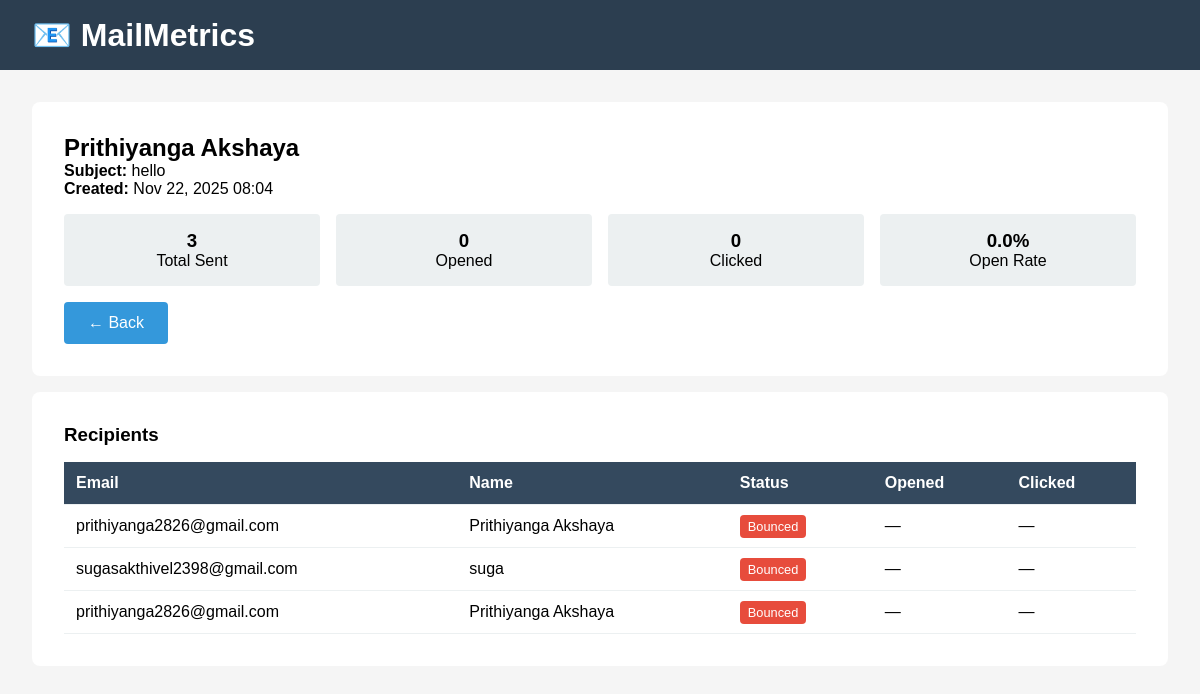
Page /campaigns/1/ on the committed database.
### emails/models.py (models this page shows, shortened)
class Campaign(models.Model):
    STATUS_CHOICES = [
        ("pending", "Pending"),
        ("delivered", "Delivered"),
        ("bounced", "Bounced"),
        ("opened", "Opened"),
        ("clicked", "Clicked"),
    ]
    email = models.EmailField()
    name = models.CharField(max_length=100, null=True, blank=True)
    status = models.CharField(max_length=20, choices=STATUS_CHOICES, default="pending")
    opened = models.BooleanField(default=False)
    clicked = models.BooleanField(default=False)

class Email(models.Model):
    campaign = models.ForeignKey(Campaign, on_delete=models.CASCADE, related_name='emails')
    recipient_email = models.EmailField()
    recipient_name = models.CharField(max_length=200)
    tracking_id = models.UUIDField(default=uuid.uuid4, unique=True, editable=False)
    sent = models.BooleanField(default=False)
    sent_at = models.DateTimeField(null=True, blank=True)
    opened = models.BooleanField(default=False)
    opened_at = models.DateTimeField(null=True, blank=True)
    open_count = models.IntegerField(default=0)
    clicked = models.BooleanField(default=False)
    clicked_at = models.DateTimeField(null=True, blank=True)
    click_count = models.IntegerField(default=0)
    bounced = models.BooleanField(default=False)
    bounced_at = models.DateTimeField(null=True, blank=True)
    bounce_reason = models.TextField(blank=True)
    created_at = models.DateTimeField(auto_now_add=True)
    class Meta:
        ordering = ['-created_at']

### emails/views.py (the view)
# urls.py: path('campaigns/<int:pk>/', views.campaign_detail, name='campaign_detail'),
def campaign_detail(request, pk):
    campaign = get_object_or_404(Campaign, pk=pk)
    emails = campaign.emails.all()
    stats = campaign.get_stats()
    context = {
        'campaign': campaign,
        'emails': emails,
        'stats': stats,
    }
    return render(request, 'campaign_detail.html', context)

### emails/models.py (called while the page is built)
    def get_stats(self):
        total = self.emails.count()
        opened = self.emails.filter(opened=True).count()
        clicked = self.emails.filter(clicked=True).count()
        bounced = self.emails.filter(bounced=True).count()
        return {
            'total': total,
            'opened': opened,
            'clicked': clicked,
            'bounced': bounced,
            'open_rate': (opened / total * 100) if total > 0 else 0,
            'click_rate': (clicked / total * 100) if total > 0 else 0,
            'bounce_rate': (bounced / total * 100) if total > 0 else 0,
        }

### emails/templates/campaign_detail.html (shortened to what this page needs)
<!DOCTYPE html>
<html>
<head>
</head>
<body>
    <div class="navbar">
        <h1>📧 MailMetrics</h1>
    </div>
    <div class="container">
        <div class="card">
            <h2>{{ campaign.name }}</h2>
            <p><strong>Subject:</strong> {{ campaign.subject }}</p>
            <p><strong>Created:</strong> {{ campaign.created_at|date:"M d, Y H:i" }}</p>
            <div class="stats">
                <div class="stat-item">
                    <h3>{{ stats.total }}</h3>
                    <p>Total Sent</p>
                </div>
                <div class="stat-item">
                    <h3>{{ stats.opened }}</h3>
                    <p>Opened</p>
                </div>
                <div class="stat-item">
                    <h3>{{ stats.clicked }}</h3>
                    <p>Clicked</p>
                </div>
                <div class="stat-item">
                    <h3>{{ stats.open_rate|floatformat:1 }}%</h3>
                    <p>Open Rate</p>
                </div>
            </div>
            <a href="{% url 'campaign_list' %}" class="btn">← Back</a>
        </div>
        <div class="card">
            <h3>Recipients</h3>
            <table>
                <thead>
                    <tr>
                        <th>Email</th>
                        <th>Name</th>
                        <th>Status</th>
                        <th>Opened</th>
                        <th>Clicked</th>
                    </tr>
                </thead>
                <tbody>
                    {% for email in emails %}
                    <tr>
                        <td>{{ email.recipient_email }}</td>
                        <td>{{ email.recipient_name }}</td>
                        <td>
                            {% if email.bounced %}
                            <span class="badge badge-danger">Bounced</span>
                            {% elif email.sent %}
                            <span class="badge badge-success">Sent</span>
                            {% else %}
                            <span class="badge badge-warning">Pending</span>
                            {% endif %}
                        </td>
                        <td>{% if email.opened %}✓ ({{ email.open_count }}x){% else %}—{% endif %}</td>
                        <td>{% if email.clicked %}✓ ({{ email.click_count }}x){% else %}—{% endif %}</td>
                    </tr>
                    {% endfor %}
                </tbody>
            </table>
        </div>
    </div>
</body>
</html>

### emails/templates/campaign_detail.html (style rules this page uses)
* { margin: 0; padding: 0; box-sizing: border-box; }
body { font-family: Arial, sans-serif; background: #f5f5f5; }
.navbar { background: #2c3e50; color: white; padding: 1rem 2rem; }
.container { max-width: 1200px; margin: 2rem auto; padding: 0 2rem; }
.card { background: white; padding: 2rem; border-radius: 8px; margin-bottom: 1rem; }
.stats { display: grid; grid-template-columns: repeat(auto-fit, minmax(150px, 1fr)); gap: 1rem; margin: 1rem 0; }
.stat-item { padding: 1rem; background: #ecf0f1; border-radius: 4px; text-align: center; }
table { width: 100%; border-collapse: collapse; margin-top: 1rem; }
th, td { padding: 0.75rem; text-align: left; border-bottom: 1px solid #ecf0f1; }
th { background: #34495e; color: white; }
.badge { padding: 0.25rem 0.5rem; border-radius: 4px; font-size: 0.8rem; }
.badge-danger { background: #e74c3c; color: white; }
.btn { display: inline-block; padding: 0.75rem 1.5rem; background: #3498db; color: white; text-decoration: none; border-radius: 4px; margin-right: 0.5rem; }

### rows in the picture
Campaign: name "Prithiyanga Akshaya", subject "hello", created_at "Nov 22, 2025 08:04"
Email: recipient_email "prithiyanga2826@gmail.com", recipient_name "Prithiyanga Akshaya", bounced "Bounced"
Email: recipient_email "sugasakthivel2398@gmail.com", recipient_name "suga", bounced "Bounced"
Email: recipient_email "prithiyanga2826@gmail.com", recipient_name "Prithiyanga Akshaya", bounced "Bounced"

### other values in the picture
{{ stats.total }} "3"
{{ stats.opened }} "0"
{{ stats.clicked }} "0"
{{ stats.open_rate|floatformat:1 }} "0.0"
